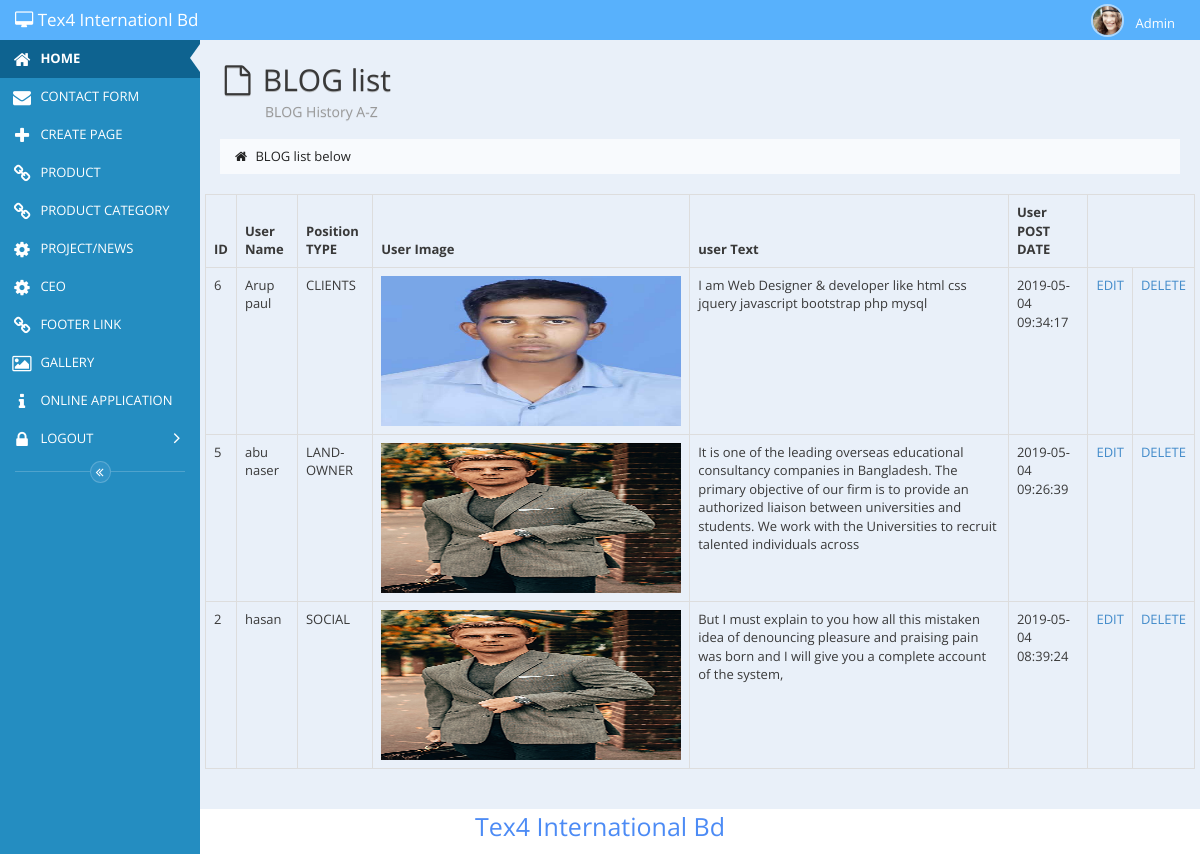
/admin-7/admin/ceoupdatestory.php, run on the app's committed database.
### tables this page shows
CREATE TABLE `modal` (
  `name` varchar(100) NOT NULL,
  `id` int(11) NOT NULL,
  `type` varchar(100) NOT NULL,
  `details` text NOT NULL,
  `image` varchar(200) NOT NULL,
  `addedate` timestamp NOT NULL DEFAULT CURRENT_TIMESTAMP ON UPDATE CURRENT_TIMESTAMP
);

### admin-7/admin/ceoupdatestory.php (the view, shortened to what this page needs)
<?php
	require_once 'head.php';
	require_once 'left_side_nav.php';
?>
<div id="main-content">
		<div class="page-title">
			<div>
				<h1><i class="fa fa-file-o"></i> BLOG list</h1>
				<h4>BLOG History A-Z</h4>
			</div>
		</div>
		<div id="breadcrumbs">
			<ul class="breadcrumb">
				<li class="active"><i class="fa fa-home"></i> BLOG list below</li>
			</ul>
		</div>
		<div class="row">
			<table class="table table-bordered">
				<thead>
				      <tr>
				        <th>ID</th>
				        <th>User Name</th>
				        <th>Position TYPE</th>
				        <th>User Image</th>
				        <th>user Text</th>
				        <th>User POST DATE</th>
				      </tr>
				    </thead>
			    <tbody>
			    	<?php
			    	$sqlforuser="SELECT * FROM modal ORDER BY id DESC";
					if($run=mysql_query($sqlforuser)){
						while ($data=mysql_fetch_assoc($run)) {
							$id        =$data['id'];
							$name  =$data['name'];
							$type      =$data['type'];
							$image     =$data['image'];
							$details =$data['details'];
							$date      =$data['addedate'];
							echo '<tr>
								 	<td>'.$id.'</td>
							        <td>'.$name.'</td>
							        <td>'.$type.'</td>
							        <td><img src="../../images/upload/'.$image.'" alt="Here is uploaded image" width="300px" height="150px"> </td>
							        <td>'.$details.'</td>
							        <td>'.$date.'</td>
							        <td>
								        <a href="ceo_edit.php?id='.$id.'">EDIT</a>
								    </td>
								    <td>
								         <a href="ceo_delete.php?id='.$id.'">DELETE</a>
								    </td>
							      </tr>
								';
						}
					}
			    	?>
			    </tbody>
			</table>
		</div>
	</div>
<?php
	require_once 'footer.php';
?>

### admin-7/admin/css/admin_page_style.css (style rules this page uses)
* { margin: 0; padding: 0; }

### data on the page
modal: id "6", name "Arup paul", type "CLIENTS", image (picture), details "I am Web Designer & developer like html css jquery javascript bootstrap php mysql", addedate "2019-05-04 09:34:17"
modal: id "5", name "abu naser", type "LAND-OWNER", image (picture), details "It is one of the leading overseas educational consultancy companies in Bangladesh. The primary objective of our firm is to provide an authorized liaison between universities and students. We work with the Universities to recruit talented individuals across", addedate "2019-05-04 09:26:39"
modal: id "2", name "hasan", type "SOCIAL", image (picture), details "But I must explain to you how all this mistaken idea of denouncing pleasure and praising pain was born and I will give you a complete account of the system,", addedate "2019-05-04 08:39:24"
